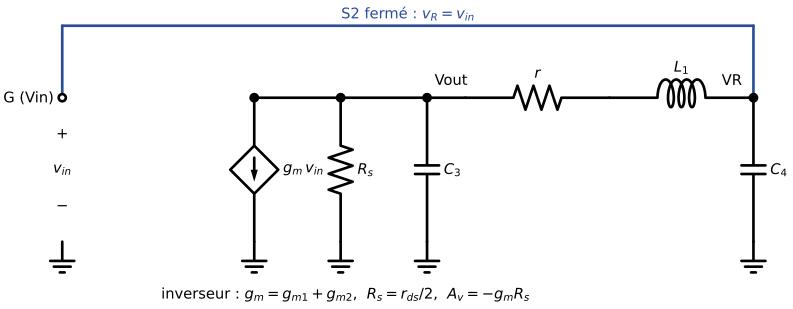

Generate this figure with Python:
"""EANA4 TP 5/4 — Schéma petits signaux de l'oscillateur (boucle fermée, R1 négligée, U2 non attaquée).
Reconstruit d'après le schéma de la maquette [poly, p. 66] et le modèle du MOS [poly, p. 60] (Complément).
Nécessite schemdraw (pip install schemdraw)."""
import schemdraw
import schemdraw.elements as elm

schemdraw.config(fontsize=11, font="sans-serif")
BLEU = "#2B4C9B"
with schemdraw.Drawing(file="tp05-schema-petits-signaux.svg", show=False) as d:
    # Entrée de l'inverseur (grille) : Vin = VR
    d += (g := elm.Dot(open=True).label("G (Vin)", "left"))
    d += elm.Gap().down().length(3).label(("+", "$v_{in}$", "−"))
    d += (m0 := elm.Ground())
    # Source de courant commandée gm·vin et Rs
    d += elm.Line().at(g.center).right().length(1.5).color("white")
    d += (n1 := elm.Dot().at((4, 0)))
    d += elm.SourceControlledI().down().length(3).at(n1.center).label("$g_m\\,v_{in}$", "bot")
    d += elm.Ground()
    d += elm.Line().right().length(1.8).at(n1.center)
    d += (n2 := elm.Dot())
    d += elm.Resistor().down().length(3).at(n2.center).label("$R_s$", "bot")
    d += elm.Ground()
    d += elm.Line().right().length(1.8).at(n2.center)
    d += (vout := elm.Dot().label("Vout", "top", ofst=(0.5, 0.15)))
    d += elm.Capacitor().down().length(3).at(vout.center).label("$C_3$", "bot")
    d += elm.Ground()
    # Réseau de retour : r + L1, puis C4
    d += elm.Line().right().length(0.8).at(vout.center)
    d += elm.Resistor().right().label("$r$")
    d += elm.Inductor2(loops=3).right().label("$L_1$")
    d += (vr := elm.Dot().label("VR", "top", ofst=(-0.45, 0.15)))
    d += elm.Capacitor().down().length(3).at(vr.center).label("$C_4$", "bot")
    d += elm.Ground()
    # Rebouclage S2 : VR → Vin
    d += elm.Line().up().length(1.5).at(vr.center).color(BLEU)
    d += elm.Line().tox(g.center).color(BLEU).label("S2 fermé : $v_R = v_{in}$", "top", color=BLEU)
    d += elm.Line().toy(g.center).color(BLEU)
    d += elm.Label().at((5.8, -4.0)).label("inverseur : $g_m = g_{m1} + g_{m2}$,  $R_s = r_{ds}/2$,  $A_v = -g_m R_s$", color="black")
